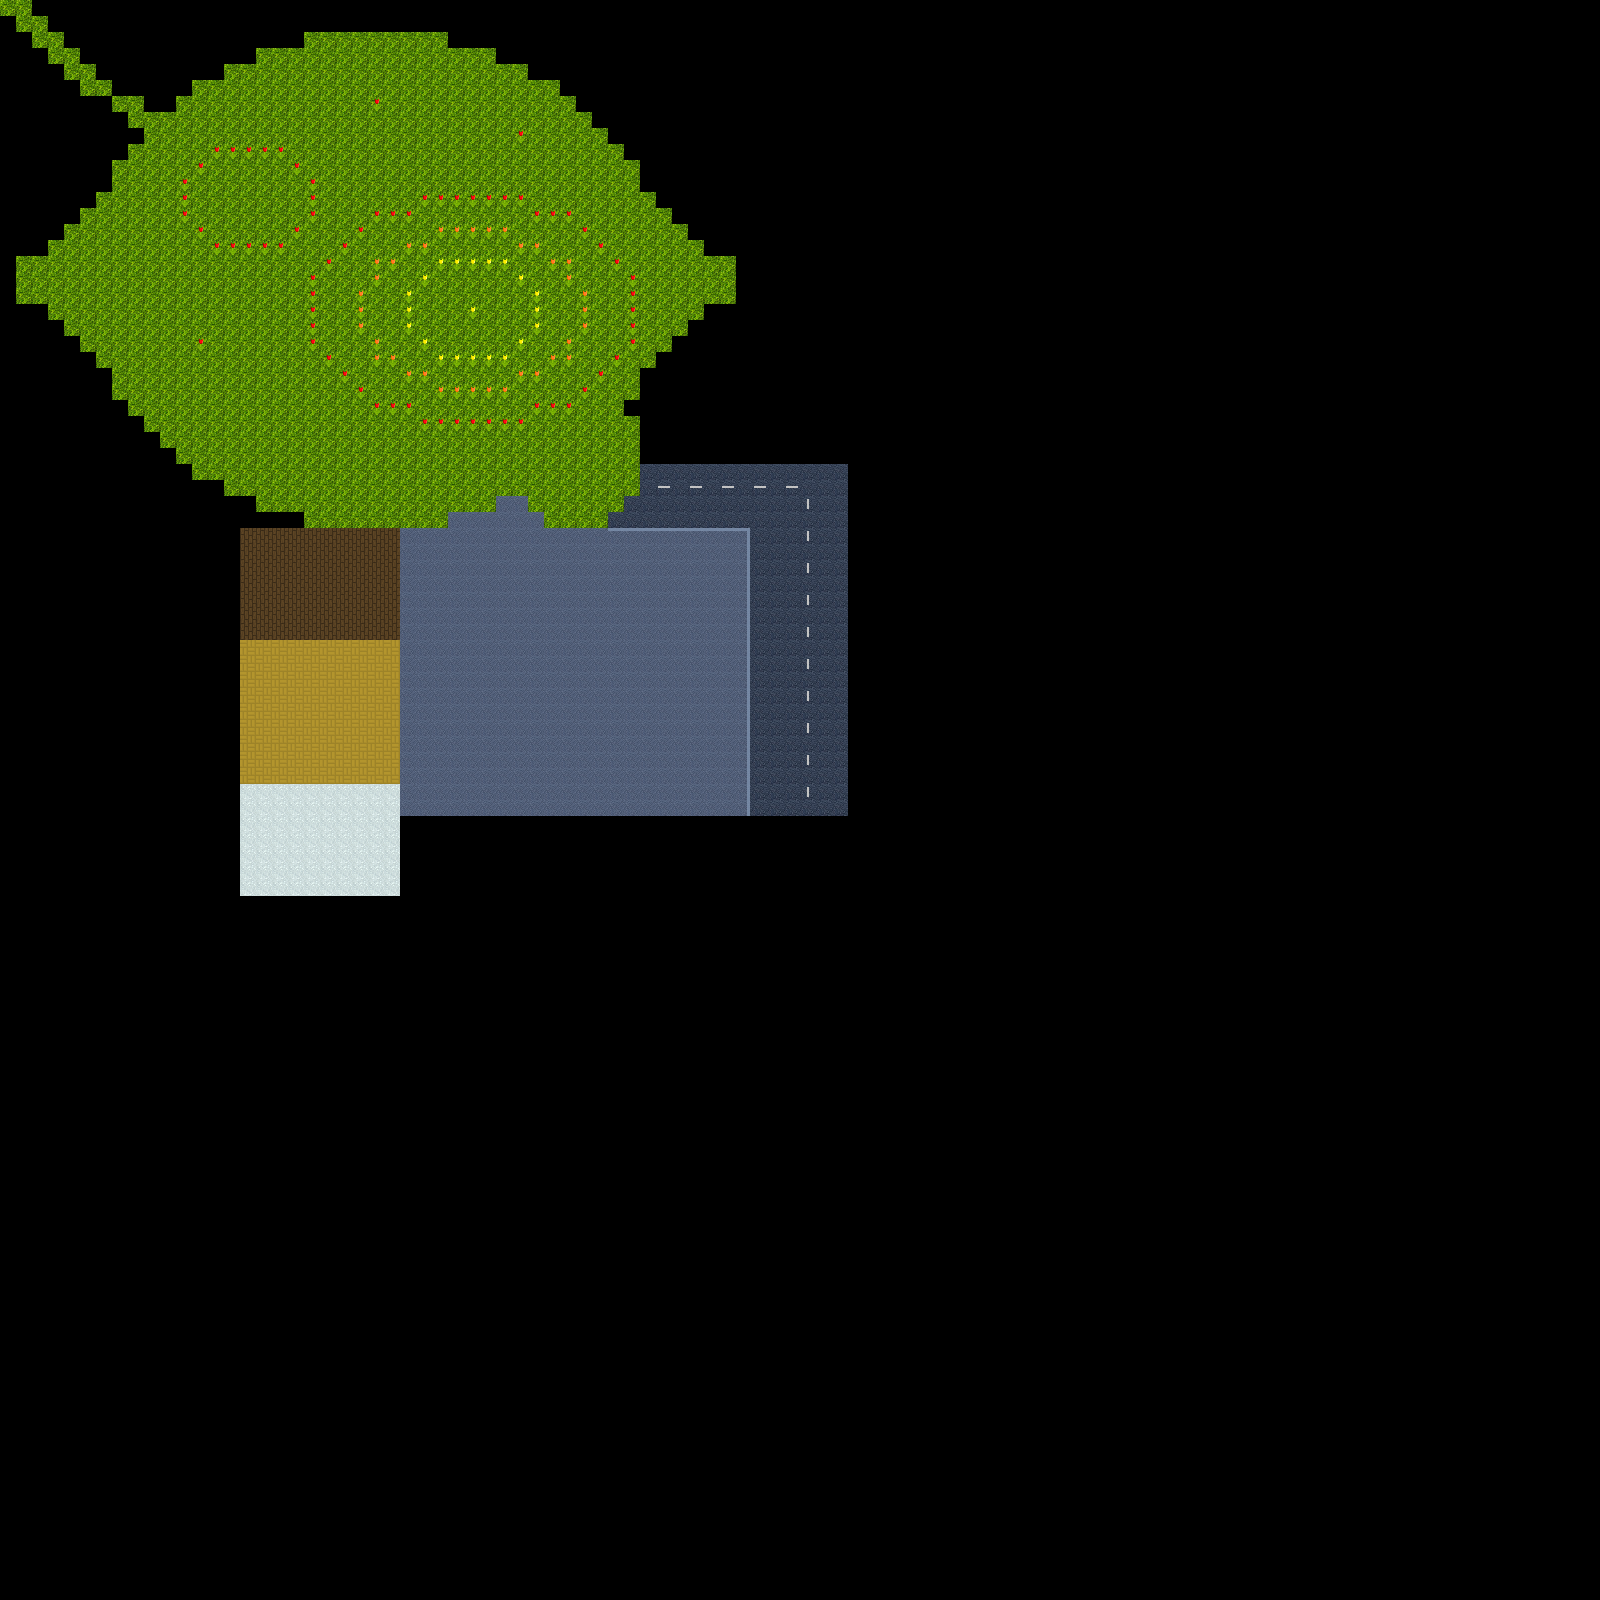

Rendered tile map (Tiled .tmx) drawn with the repository's tilesets; below, a short description and the map source with its tile grids summarised:
An orthogonal 100x100 tile map with 16x16 px tiles, 1 tile layer (Calque de Tile 1).

<map version="1.0" orientation="orthogonal" renderorder="right-down" width="100" height="100" tilewidth="16" tileheight="16" nextobjectid="1">
 <tileset firstgid="1" name="CustomTileSet" tilewidth="16" tileheight="16" tilecount="256" columns="16">
  <image source="Sprites\TileSets\CustomTileSet.png" width="256" height="256" />
 </tileset>
 <layer name="Calque de Tile 1" width="100" height="100">
  <data>[10000 cells, 1771 non-empty, 14 distinct tile ids]</data>
 </layer>
</map>
